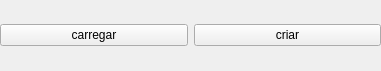
<?xml version="1.0" encoding="UTF-8"?>
<ui version="4.0">
 <class>Carregar</class>
 <widget class="QWidget" name="Carregar">
  <property name="geometry">
   <rect>
    <x>0</x>
    <y>0</y>
    <width>381</width>
    <height>71</height>
   </rect>
  </property>
  <property name="windowTitle">
   <string>Form</string>
  </property>
  <widget class="QWidget" name="horizontalLayoutWidget">
   <property name="geometry">
    <rect>
     <x>0</x>
     <y>0</y>
     <width>381</width>
     <height>71</height>
    </rect>
   </property>
   <layout class="QHBoxLayout" name="horizontalLayout">
    <item>
     <widget class="QPushButton" name="carregar">
      <property name="text">
       <string>carregar</string>
      </property>
     </widget>
    </item>
    <item>
     <widget class="QPushButton" name="criar">
      <property name="text">
       <string>criar</string>
      </property>
     </widget>
    </item>
   </layout>
  </widget>
 </widget>
 <resources/>
 <connections>
  <connection>
   <sender>criar</sender>
   <signal>clicked()</signal>
   <receiver>Carregar</receiver>
   <slot>close()</slot>
   <hints>
    <hint type="sourcelabel">
     <x>338</x>
     <y>206</y>
    </hint>
    <hint type="destinationlabel">
     <x>296</x>
     <y>19</y>
    </hint>
   </hints>
  </connection>
 </connections>
</ui>
